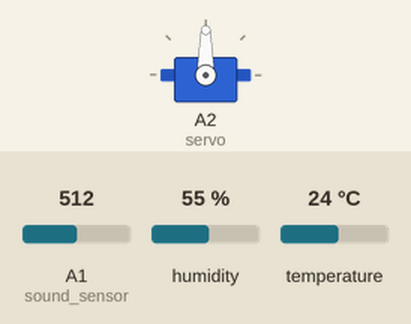
Recording of a sketch running on a simulated Arduino Uno, built with avr-gcc and run on an emulated ATmega328P. On the bench: servo. The inputs (shaded band) are chosen by the test bench; at power-on: humidity 55 %, A1 (sound_sensor) = 512, temperature 24 °C.

Above: at 0.1 s.
At 2.7 s:
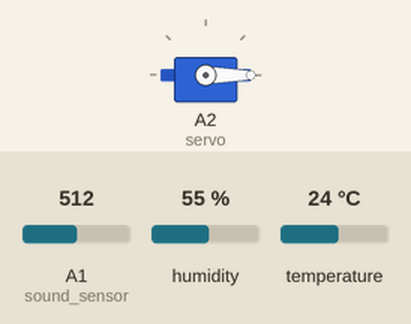
2.8 s: humidity set to 88 %
4.5 s: humidity set to 91 %
At 5.3 s:
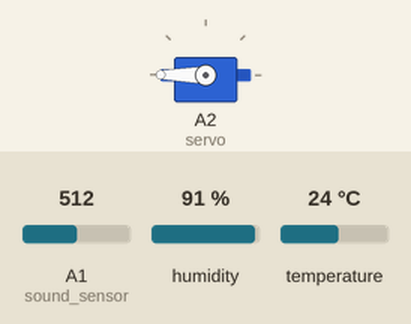
Timing chart, 0 to 7.5 s (numbered marks = the images above; inputs shaded):
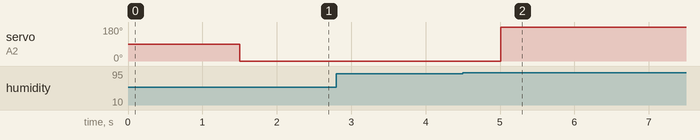

Measured:
- the behaviour switches between 89 and 90 % on humidity (found by bisection; images 1 and 2)
- after the input at 2.8 s, every drawn part: stays the same
- after the input at 4.5 s, servo on A2 (servo): 0° → 180° after 0.51 s

The sketch:

Experiment_4.ino
```cpp
#include <dht.h>
#include<Servo.h>

#define dht_pin A0
#define sound_sensor A1
#define servo A2

dht DHT;
Servo s;
bool c;

void setup() {
  // put your setup code here, to run once:
  Serial.begin(9600);
  pinMode(sound_sensor, INPUT);
  pinMode(servo, OUTPUT);
  s.attach(servo);
  delay(1500);
  s.write(0);
  c=0;
}

void loop() {
  // put your main code here, to run repeatedly:

  //for sound sensor
  int s_intensity = analogRead(sound_sensor), pos=180;
  //Serial.print(s_intensity);
  //Serial.print(" ");
  //Serial.println(DHT.humidity);

  //for humidity sensor
  DHT.read11(dht_pin);

  if(s_intensity>360&&DHT.humidity>=90)
    c=1;

  while(c)
  {
    delay(500);
    s.write(pos++);
    if(s_intensity<360&&DHT.humidity>=80)
      break;
  }


//  Serial.println(DHT.humidity);
}
```
